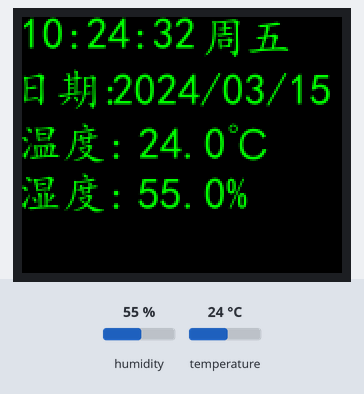
The program below on a simulated ESP32. On the bench: 160×128 colour display. The test bench sets the inputs (shaded band); at power-on: humidity 55 %, temperature 24 °C. WiFi joins after 1.5 s; servers stay silent unless stated; network time is answered at once with the bench clock; the local clock reads 2024-03-15 10:24:30 at power-on unless the program sets it; what the program prints to the serial monitor is not drawn.

Above: at 2.9 s.
3.0 s: humidity set to 22 %
At 6.0 s:
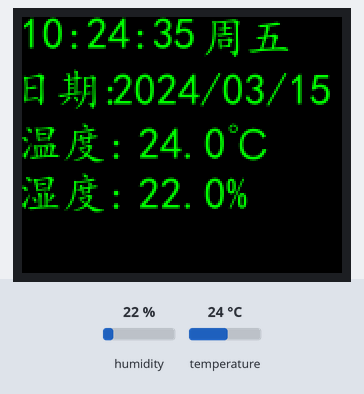
6.1 s: temperature set to 12 °C
At 9.6 s:
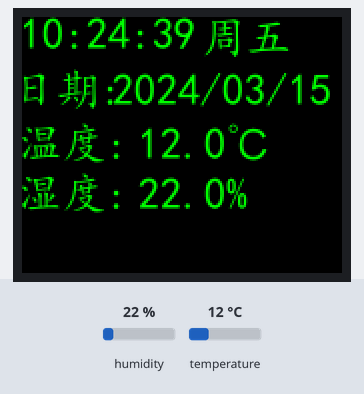
9.7 s: humidity set to 40 %
At 13.3 s:
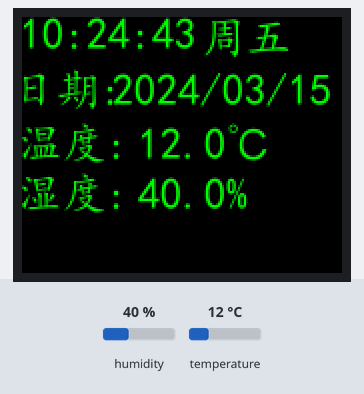
13.4 s: temperature set to 19 °C
At 16.4 s:
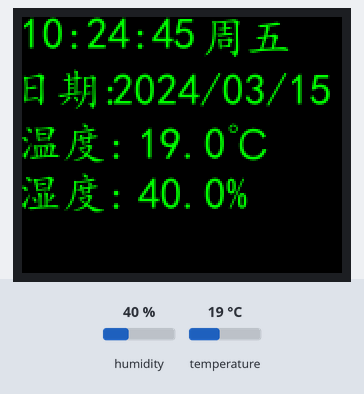
Timing chart, 0 to 17.9 s (numbered marks = the images above; inputs shaded):
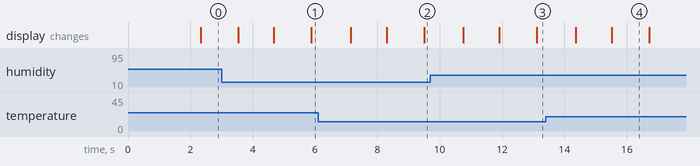

The program:

main.cpp
```cpp
#include <Wire.h>
#include <RTClib.h>
#include <TFT_eSPI.h>
#include <NTPClient.h>
#include <WiFi.h>
#include <simkai22.h>
#include <HTTPClient.h>
#include <Adafruit_AHTX0.h>
#define WIDTH  160
#define HEIGHT 128


Adafruit_AHTX0 aht;
RTC_DS3231 rtc;
TFT_eSPI tft = TFT_eSPI();
TFT_eSprite spr = TFT_eSprite(&tft);
bool timeWritten = false;
const char* daysOfTheWeek[7] = {"周日", "周一", "周二", "周三", "周四", "周五", "周六"};
const char *ssid = "you ssid";
const char *password = "you password";
const char* ntpServer = "ntp1.aliyun.com";


float humidity;
DateTime dateTime;

WiFiUDP ntpUDP;
NTPClient timeClient(ntpUDP);

IPAddress dnsserver(114, 114, 114, 114);

bool adjustTimeWithNTP = true;


void updateTimeDisplay(float temperature) {
  dateTime = rtc.now(); // 获取当前日期和时间

  int hour = dateTime.hour();
  int minute = dateTime.minute();
  int second = dateTime.second();

  spr.fillScreen(TFT_BLACK);
  spr.setCursor(0, 0);

  char timeStr[10];
  sprintf(timeStr, "%02d:%02d:%02d", hour, minute, second);

  char dateStr[20];
  sprintf(dateStr, "%04d/%02d/%02d", dateTime.year(), dateTime.month(), dateTime.day());

  char dayOfWeekStr[20];
  sprintf(dayOfWeekStr, "%s", daysOfTheWeek[dateTime.dayOfTheWeek()]);

  spr.drawString(timeStr, 0, 0, 4);
  spr.drawString("日期:", 0, 28, 4);
  spr.drawString(dateStr, 45, 28, 4);
  spr.drawString("温度: " + String(temperature, 1) + "℃", 0, 55, 4);

  spr.drawString(dayOfWeekStr, 90, 2, 4);
  spr.drawString("湿度: " + String(humidity, 1) + "%", 0, 80, 4);


  spr.pushSprite(0, 0);


}

void setup() {
  Serial.begin(115200);
  WiFi.begin(ssid, password);
  WiFi.config(IPAddress(192, 168, 1, 5), IPAddress(192, 168, 1, 1), IPAddress(255, 255, 255, 0), dnsserver);

  spr.createSprite(WIDTH, HEIGHT); // 创建一个 160x128 的画布
  tft.init();
  tft.setRotation(1);
  spr.fillScreen(TFT_BLACK);
  spr.loadFont(simkai22);
  spr.setTextSize(7);
  spr.setTextColor(TFT_GREEN);


  rtc.begin();
  bool isLostPower = rtc.lostPower(); //检测电池

  if (!rtc.begin()) {
    Serial.println("Could not find RTC!");
  }
  if (isLostPower) {
    Serial.println("The RTC module lost power");
  } else {
    Serial.println("The RTC module is running");
  }

  // 初始化AHT20传感器
  aht.begin();
}

void loop() {
  if (adjustTimeWithNTP) {
    WiFi.begin(ssid, password);
    while (WiFi.status() != WL_CONNECTED) {
      delay(1000);
      Serial.println("Connecting to WiFi...");
    }

    timeClient.begin();
    timeClient.setTimeOffset(28800);
    timeClient.forceUpdate();


    DateTime nowNTP = timeClient.getEpochTime();
    rtc.adjust(nowNTP);
    adjustTimeWithNTP = false;
    timeClient.end();
    WiFi.disconnect();
  }

  sensors_event_t humidityEvent;
  sensors_event_t tempEvent;
  aht.getEvent(&humidityEvent,&tempEvent);
  humidity = humidityEvent.relative_humidity;


  updateTimeDisplay(tempEvent.temperature);

  spr.pushSprite(0,0);
  delay(1000);
}
```

Source omitted: simkai22.h (data table, 133702 bytes)
